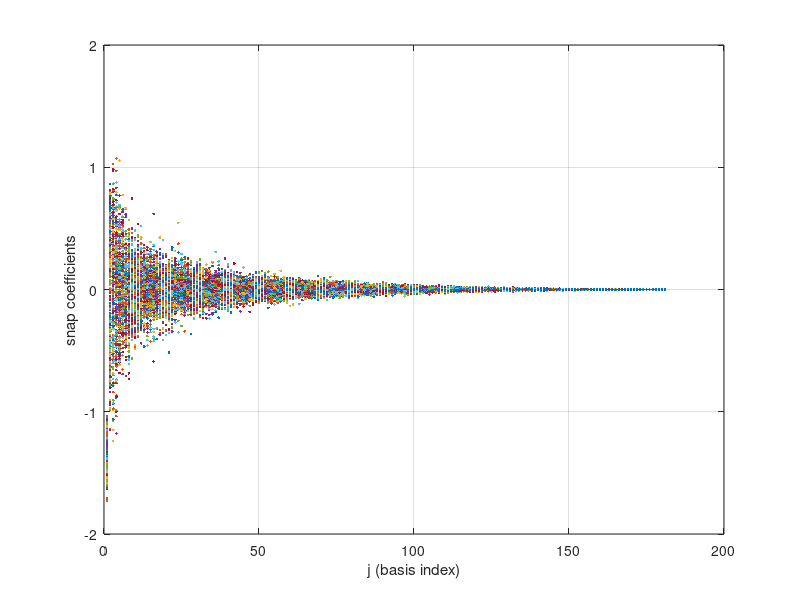

MATLAB code for this plot: (Note: this script raises an error after producing the figure.)
clc; close all; clear;

% Produces an orthonormal basis for the snaps recorded in 'silhouette.mat'

load('silhouette.mat','silh_mtx');
[r,c1]=size(silh_mtx);
disp(['silh_mtx : ', num2str(r),' x ',num2str(c1)]);

L=orth(silh_mtx);
[~,c2]=size(L); % reatins the same number of rows in silh_mtx, while c2=rank(silh_mtx)
disp(['orth(silh_mtx) : ', num2str(r),' x ',num2str(c2)]);

% Let 's' be a column vector (r x 1) of samples of a snap, then u=L'*s
% gives us the orthonormal weights w.r.t to the basis 'L' of 's'. The
% dimension of u is (c2 x 1). Likewise, the inequality s=L*u also holds as
% L'*s=L'*L*u=u;
%
% Vectorizing the above inequalities, we have U=L'*S and S=L*U.

S=silh_mtx;
U=L'*S;
figure(1)
p=plot(U,'.','MarkerSize',6);
grid on
xlabel('j (basis index)');
ylabel('snap coefficients')
ylim(2*[-1, 1])



for i=1:c2
    sfigure(2)
    plot(U(:,i));
    xlabel('j (basis index)');
    ylabel(['u for snap ',num2str(i)])
    ylim(2*[-1, 1])
    grid on
    
    sfigure(3)
    plot(L(:,i),'-r')
    xlabel('i (element index) ')
    ylabel(['L(:,',num2str(i),')'])
    grid on
    ylim([-1, 1])
    pause(0.1);
end